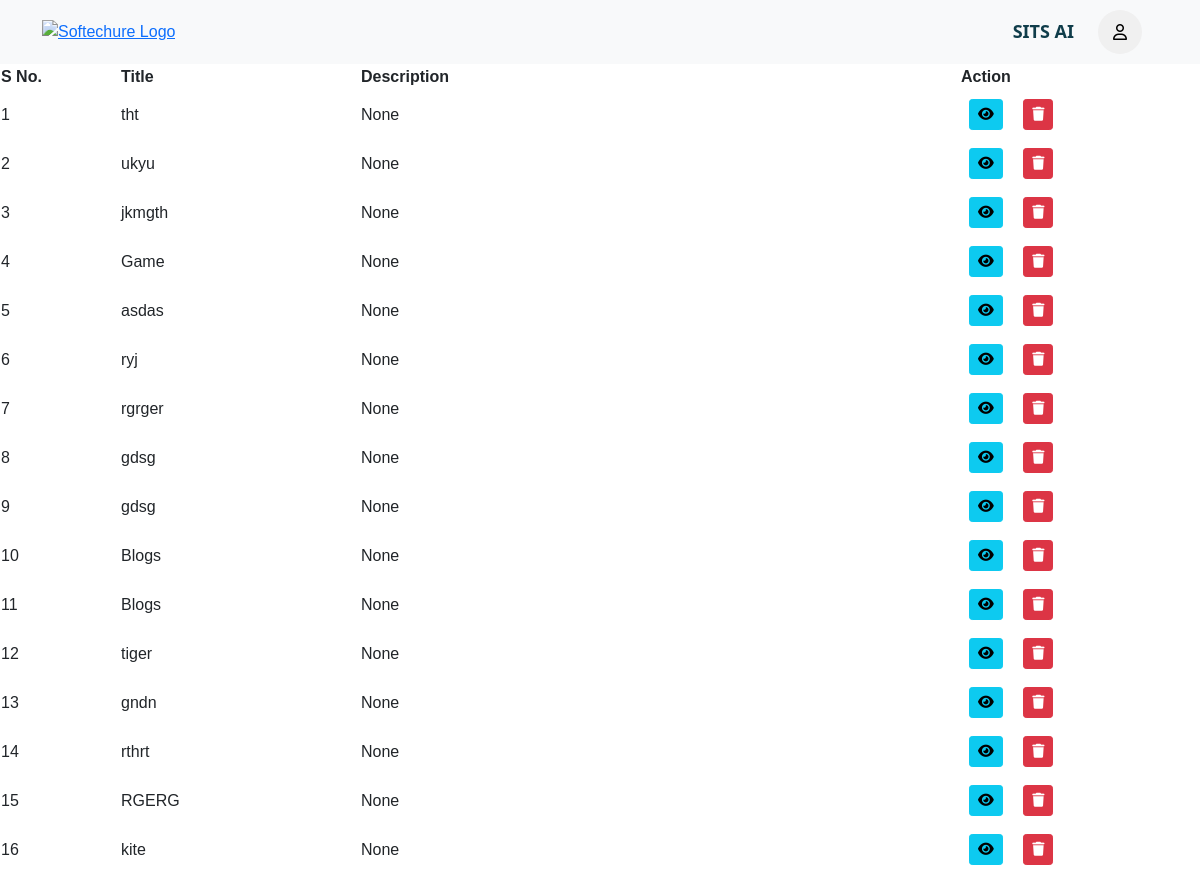
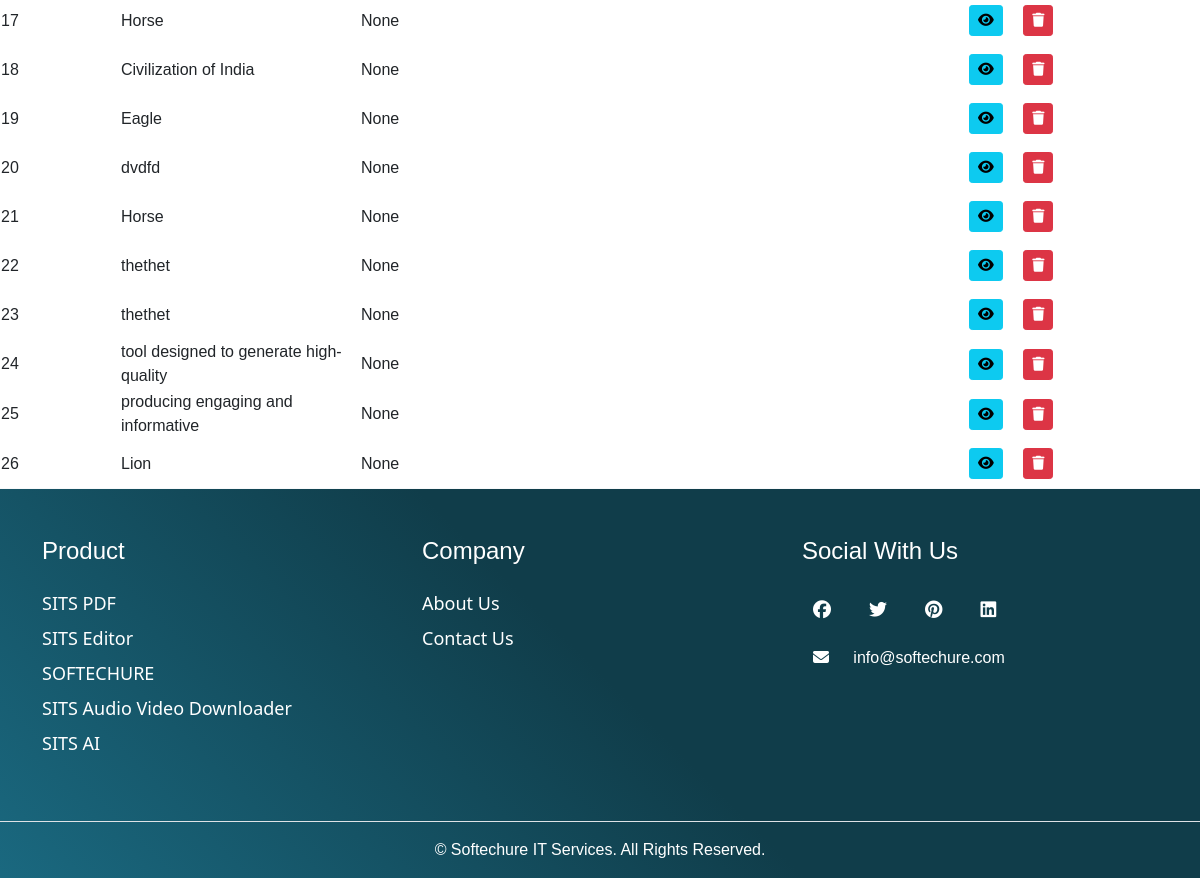
/my_drafts/ (signed in), run on the app's committed database (2 pictures, top to bottom).
### content_creator/models.py (models this page shows, shortened)
class BlogPost(models.Model):
    title = models.CharField(max_length=200, null=True)
    keywords = models.CharField(max_length=200, null=True)
    language = models.CharField(max_length=200, null=True)
    content = models.TextField()
    reference = models.CharField(max_length=200, null=True)
    length = models.CharField(max_length=200, null=True)
    meta_description = models.TextField(max_length=1000, null=True)
    image_url = models.URLField()
    user = models.ForeignKey(settings.AUTH_USER_MODEL, on_delete=models.CASCADE, null=True)
    created_at = models.DateTimeField(auto_now_add=True)
    updated_at = models.DateTimeField(auto_now=True, null=True)

### content_creator/views.py (the view)
# urls.py: path("my_drafts/", views.my_drafts, name="my_drafts"),
@login_required
def my_drafts(request):
    user = request.user
    drafts = BlogPost.objects.filter(user=user)  # Retrieve drafts for the current user
    return render(request, "my_drafts.html", {"drafts": drafts})

### content_creator/templates/my_drafts.html
{% extends 'base.html' %}
{% block content %}
<table id="myTable" class="display">
    <thead>
      <tr>
        <th class="table-1">S No.</th>
        <th class="table-3">Title</th>
        <th class="table-2">Description</th>
        <th class="table-4">Action</th>
      </tr>
    </thead>
    <tbody>
      {% for draft in drafts %}
        <tr>
          <td>{{ forloop.counter }}</td>
          <td>{{ draft.title }}</td>
          <td>{{ draft.meta_description }}</td>
          <td>
            <a href="{% url 'view_draft' draft.id %}"><button type="button" class="btn btn-info btn-sm m-2"><i class="fa-solid fa-eye p-0"></i></button></a>
            <button onclick="confirmDelete({{ draft.id }})" class="btn btn-danger btn-sm m-2"><i class="fa-solid fa-trash p-0"></i></button>
          </td>
        </tr>
      {% endfor %}
    </tbody>
  </table>
{% endblock %}

### content_creator/templates/base.html (shortened to what this page needs)
{% load static %}
<!DOCTYPE html>
<html lang="en">
  <head>
    <link rel="stylesheet" href="https://cdn.datatables.net/2.1.6/css/dataTables.dataTables.css" />
    <link rel="stylesheet" href="https://cdnjs.cloudflare.com/ajax/libs/bootstrap/5.0.1/css/bootstrap.min.css" />
    <link href="https://cdn.jsdelivr.net/npm/bootstrap@5.0.2/dist/css/bootstrap.min.css" rel="stylesheet">
    <link rel="stylesheet" href="https://cdnjs.cloudflare.com/ajax/libs/font-awesome/6.6.0/css/all.min.css" />
    <link rel="stylesheet" href="{% static 'css/sits_creator.css' %}" />
  </head>
  <body>
    {% include 'header.html' %}
    <main>
      {% block content %}
      {% endblock %}
    </main>
    {% include 'footer.html' %}
  </body>
</html>

### content_creator/templates/header.html (shortened to what this page needs)
<div>
  <nav class="navbar navbar-expand-lg navbar-light bg-light flex-column p-0">
    <div class="container m-0">
      <a href="/" class="sits_pdf_logo"><img src="https://softechure.com/assets/front/images/logo.png" class="padding-top-15 mobpad2 w-100" alt="Softechure Logo" /></a>
      <div class="collapse navbar-collapse justify-content-end" id="navbarSupportedContent">
        <ul class="navbar-nav me-0 mb-2 mb-lg-0">
          <li class="nav-item">
            <a class="nav-link f-15" aria-current="page" href="/">SITS AI</a>
          </li>
          <li class="nav-item">
            {% if request.user.is_authenticated %}
              <div class="profile-dropdown mx-3">
                <button class="toggle-button"><i class="far fa-user p-0"></i></button>
              </div>
            {% endif %}
          </li>
        </ul>
      </div>
    </div>
  </nav>
</div>

### content_creator/templates/footer.html
<div class="footer">
    <section class="py-4 py-md-5 py-xl-8 border-top border-light">
      <div class="container overflow-hidden">
        <div class="row gy-4 gy-lg-0 justify-content-xl-between">
          <div class="col-12 col-md-6 col-lg-4 col-xl-4">
            <div class="widget">
              <h4 class="widget-title mb-4">Product</h4>
              <ul class="list-unstyled">
                <li class="mb-2">
                  <a href="/" target="_blank">SITS PDF</a>
                </li>
                <li class="mb-2">
                  <a href="https://www.website4test.com/editor/" target="_blank">SITS Editor</a>
                </li>
                <li class="mb-2">
                  <a href="https://softechure.com/" target="_blank">SOFTECHURE</a>
                </li>
                <li class="mb-2">
                  <a href="/" target="_blank">SITS Audio Video Downloader</a>
                </li>
                <li class="mb-2">
                  <a href="/" target="_blank">SITS AI</a>
                </li>
              </ul>
            </div>
          </div>
          <div class="col-12 col-md-6 col-lg-4 col-xl-4">
            <div class="widget">
              <h4 class="widget-title mb-4">Company</h4>
              <ul class="list-unstyled">
                <li class="mb-2">
                  <a href="https://softechure.com/aboutus.php" target="_blank">About Us</a>
                </li>
                <li class="mb-2">
                  <a href="https://softechure.com/contactus.php" target="_blank">Contact Us</a>
                </li>
              </ul>
            </div>
          </div>
          <div class="col-12 col-md-6 col-lg-4 col-xl-4">
            <div class="widget">
              <h4 class="widget-title mb-4">Social With Us</h4>
              <ul class="d-flex gap-3 list-unstyled mb-2">
                <li>
                  <a title="facebook" href="https://www.facebook.com/softechure"><i class="fa-brands fa-facebook white-color"></i></a>
                </li>
                <li>
                  <a title="twitter" href="https://twitter.com/softechure"><i class="fa-brands fa-twitter white-color"></i></a>
                </li>
                <li>
                  <a title="pinterest" href="https://in.pinterest.com/softechure"><i class="fa-brands fa-pinterest white-color"></i></a>
                </li>
                <li>
                  <a title="linkedin" href="https://www.linkedin.com/in/softechure/"><i class="fa-brands fa-linkedin white-color"></i></a>
                </li>
              </ul>
              <a href="mailto:info@softechure.com" class="footer_email mb-4"><i class="fa fa-envelope"></i> &nbsp; info@softechure.com</a>
            </div>
          </div>
        </div>
      </div>
    </section>
    <div class="py-3 border-top">
      <div class="container">
        <div class="row">
          <div class="col-xs-12 col-md-12">
            <div class="copyright text-center">&copy; {{ current_year }} Softechure IT Services. All Rights Reserved.</div>
          </div>
        </div>
      </div>
    </div>
</div>

### static/css/sits_creator.css (style rules this page uses)
body { font-family: sans-serif; line-height: 1.5 !important; margin: 0px !important; padding: 0px !important; background-color: unset !important; }
i { padding: 11px; }
img { max-width: 100%; height: auto; margin: 20px auto !important; }
li { font-family: system-ui; color: #0f3d4a; font-size: large; }
.navbar-light .navbar-nav .nav-link { color: #103d4a; font-weight: bold; }
.footer { background: linear-gradient(45deg, #1c718a -10%, #103d4a 50.71%); color: #fff !important; padding: 0px !important; text-align: unset !important; }
.footer ul li a { color: #fff !important; text-decoration: none; font-weight: 500; }
.footer_email { color: #fff; text-decoration: none; }
.profile-dropdown { position: relative; }
.toggle-button { background-color: #f0f0f0; border: none; padding: 10px 15px; font-size: 16px; cursor: pointer; border-radius: 60px; }
.table-1 { width: 10%; }
.table-2 { width: 50%; }
.table-3 { width: 20%; }
.table-4 { width: 20%; }
body { font-family: 'Arial', sans-serif; background-color: #f4f4f4; margin: 0; padding: 0; }

### data on the page
BlogPost: title "tht", meta_description "None"
BlogPost: title "ukyu", meta_description "None"
BlogPost: title "jkmgth", meta_description "None"
BlogPost: title "Game", meta_description "None"
BlogPost: title "asdas", meta_description "None"
BlogPost: title "ryj", meta_description "None"
BlogPost: title "rgrger", meta_description "None"
BlogPost: title "gdsg", meta_description "None"
BlogPost: title "gdsg", meta_description "None"
BlogPost: title "Blogs", meta_description "None"
BlogPost: title "Blogs", meta_description "None"
BlogPost: title "tiger", meta_description "None"
BlogPost: title "gndn", meta_description "None"
BlogPost: title "rthrt", meta_description "None"
BlogPost: title "RGERG", meta_description "None"
BlogPost: title "kite", meta_description "None"
BlogPost: title "Horse", meta_description "None"
BlogPost: title "Civilization of India", meta_description "None"
BlogPost: title "Eagle", meta_description "None"
BlogPost: title "dvdfd", meta_description "None"
BlogPost: title "Horse", meta_description "None"
BlogPost: title "thethet", meta_description "None"
BlogPost: title "thethet", meta_description "None"
BlogPost: title "tool designed to generate high-quality", meta_description "None"
BlogPost: title "producing engaging and informative", meta_description "None"
BlogPost: title "Lion", meta_description "None"
